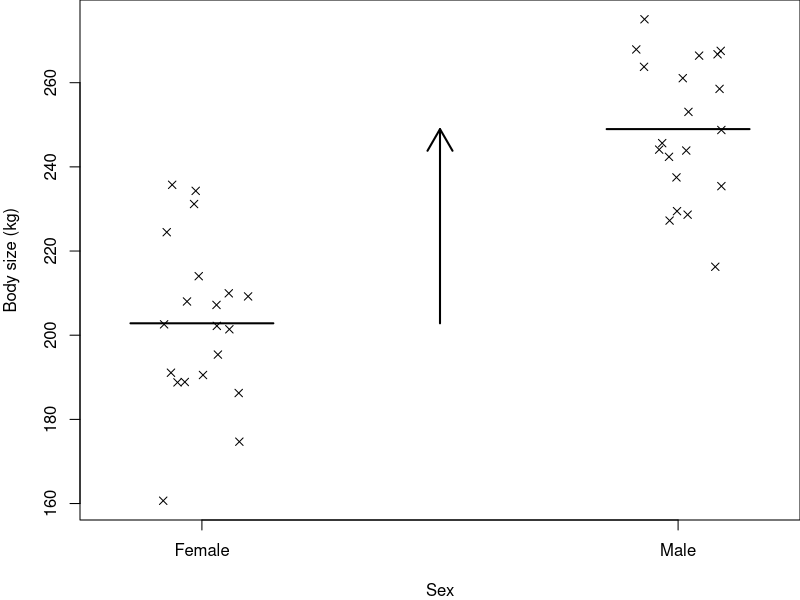

Generate this figure with R: (Note: this script raises an error after producing the figure.)
## ---- chunk 1

knitr::opts_chunk$set(
	echo = TRUE,
	message = FALSE,
	warning = FALSE,
	cache = TRUE
)
## ---- chunk 2

#  NRES 710, Analysis of Categorical Data
#     University of Nevada, Reno
#     Testing between two groups

## ---- chunk 3
### Code for simulating data to be analyzed body size data for two sexes

# Adjust some parameters
par(mar = c(4,4,0,0))

# Set the seed for reproducibility
set.seed(123)

# Simulate the binomial X-variable (sex)
n <- 40
x <- c(rep("Female", n/2), rep("Male", n/2))

# Simulate continuous y-variable data
y <- ifelse(x == "Female",
            rnorm(n/2, mean = 200, sd = 20), #females
            rnorm(n/2, mean = 250, sd = 20)) #males

# Create dataframe
datum <- data.frame(Sex = x, Size = y)

# Plot
stripchart(Size ~ Sex, data = datum, vertical = TRUE, method = "jitter",
           pch = 4, xlab = "Sex", ylab = "Body size (kg)")

# Calculate the means for each sex
means <- tapply(datum$Size, datum$Sex, mean)

# Add horizontal lines at the mean for each sex
for (i in 1:length(means)) {
  segments(i - 0.15, means[i], i + 0.15, means[i], lwd = 2, col = "black")  # Adjust length with i +/- 0.25
}

# Add a vertical line between the two means
x_mid <- mean(1:2)  # Midpoint between group 1 and group 2 on the x-axis
arrows(x_mid, means[1], x_mid, means[2], lwd = 2, col = "black", lty = 1)  # Vertical line connecting the means

## ---- chunk 4
### Code for simulating data to be analyzed body size data for two sexes

# Set the seed for reproducibility
set.seed(123)

# Simulate the female data
n <- 20 # sample size
Sex <- rep("Female", n) # female category
Sigma <- 20 # standard deviation of the error (noise) in data
Error <- rnorm(n, mean = 0, sd = Sigma) # simulate the error (noise)
Size <- 200 + Error # make the response variable data
FemaleData <- cbind(Sex, Size)

# Simulate the male data
n <- 20 # sample size
Sex <- rep("Male", n) # female category
Sigma <- 20 # standard deviation of the error (noise) in data
Error <- rnorm(n, mean = 0, sd = Sigma) # simulate the error (noise)
Size <- 250 + Error # make the response variable data
MaleData <- cbind(Sex, Size)

# Bind the data together
datum <- data.frame(rbind(FemaleData, MaleData))

# Make the 'Sex' variable a factor
datum$Sex <- as.factor(datum$Sex)

# Force to 'Size' to numeric and round to 1 digit after the decimal
datum$Size <- round(as.numeric(datum$Size), 1)

# Save the data
write.csv(datum, "lecture_7_seal_data.csv", row.names = FALSE)

## ---- chunk 5
### Load in the data
datum <- read.csv("lecture_7_seal_data.csv")

# Examine the data
head(datum)
tail(datum)
str(datum)

# Force 'Sex' to be a factor
datum$Sex <- as.factor(datum$Sex)

# Plot the data to examine it!
plot(Size ~ Sex, data = datum)
# Box and whiskers plot!
# Bold black line = median
# Edges of box: 75% and 25% quartiles
# Bars: 95% limits
# Points: outliers, or 5% of data outside of the 95% intervals

# Analyze this using the 't.test()' function in R:
help(t.test)
results <- t.test(Size ~ Sex, data = datum)

# Examine the summary
summary(results)
# Nothing pops up. Some functions in R don't have summary functions for them because they are so simple!

# Just ask for the object
results

## ---- chunk 6
# Difference between groups
248.9 - 202.8

## ---- chunk 7
# Use confidence limits of difference between groups to calculate confidence intervals
(57.73 - 34.55)/2

# Males are 46.1 kg (+/-11.6; 95% CI) heavier in size than females (p = 1.101e-09).

## ---- chunk 8
par(mar = c(4,4,0.5,0))

# Plot
stripchart(Size ~ Sex, data = datum, vertical = TRUE, method = "jitter",
           pch = 4, xlab = "Sex", ylab = "Body size (kg)",
           ylim = c(150, 300))

# Calculate the means for each sex
means <- tapply(datum$Size, datum$Sex, mean)

# Add horizontal lines at the mean for each sex
for (i in 1:length(means)) {
  segments(i - 0.15, means[i], i + 0.15, means[i], lwd = 2, col = "black")  # Adjust length with i +/- 0.25
}

# Add a vertical line between the two means
x_mid <- mean(1:2)  # Midpoint between group 1 and group 2 on the x-axis
arrows(x_mid, means[1], x_mid, means[2], lwd = 2, col = "black", lty = 1)  # Vertical line connecting the means

# Add label for the arrow (beta1)
text(x_mid + 0.1, mean(means), expression(beta[1]), col = "blue", cex = 1.2)

# Add arrow and label for beta0 (mean of the Female group)
beta0_x <- 1  # Position for Female group
arrows(beta0_x, 0, beta0_x, means[1], lwd = 2, col = "red", length = 0.1)  # Arrow from (0, 0) to (1, mean of Female)
text(beta0_x + 0.1, means[1] / 1.2, expression(beta[0]), col = "red", cex = 1.2)  # Adjust label position

## ---- chunk 9
### Code for simulating data to be analyzed body size data for two sexes

# Recall our 'datum' object
head(datum)
tail(datum)

# We need to 'dummy-code' our Sex variable, e.g., as 'Male'
Male <- c(rep(0, n), rep(1, n))

# Add 'Male' to the dataframe
datum <- cbind(datum, Male)

## ---- chunk 10
# Aside: we can use dummy-coded sex variable to simulate data much easier
Size <- 200 + 50 * Male + rnorm(n*2, 0, Sigma)
Size
## ---- chunk 11
# Plot the data!
plot(Size ~ Male, data = datum)

## ---- chunk 12
# Examine the old t-test results
results
248.9 - 202.8 # effect of being male

# Use lm() to run regression with dummy-coded X-data
results2 <- lm(Size ~ Male, data = datum)
summary(results2)

## ---- chunk 13
# Confidence intervals
confint(results2)

## ---- chunk 14
# Regression with a categorical variable
results3 <- lm(Size ~ Sex, data = datum)
summary(results3)
